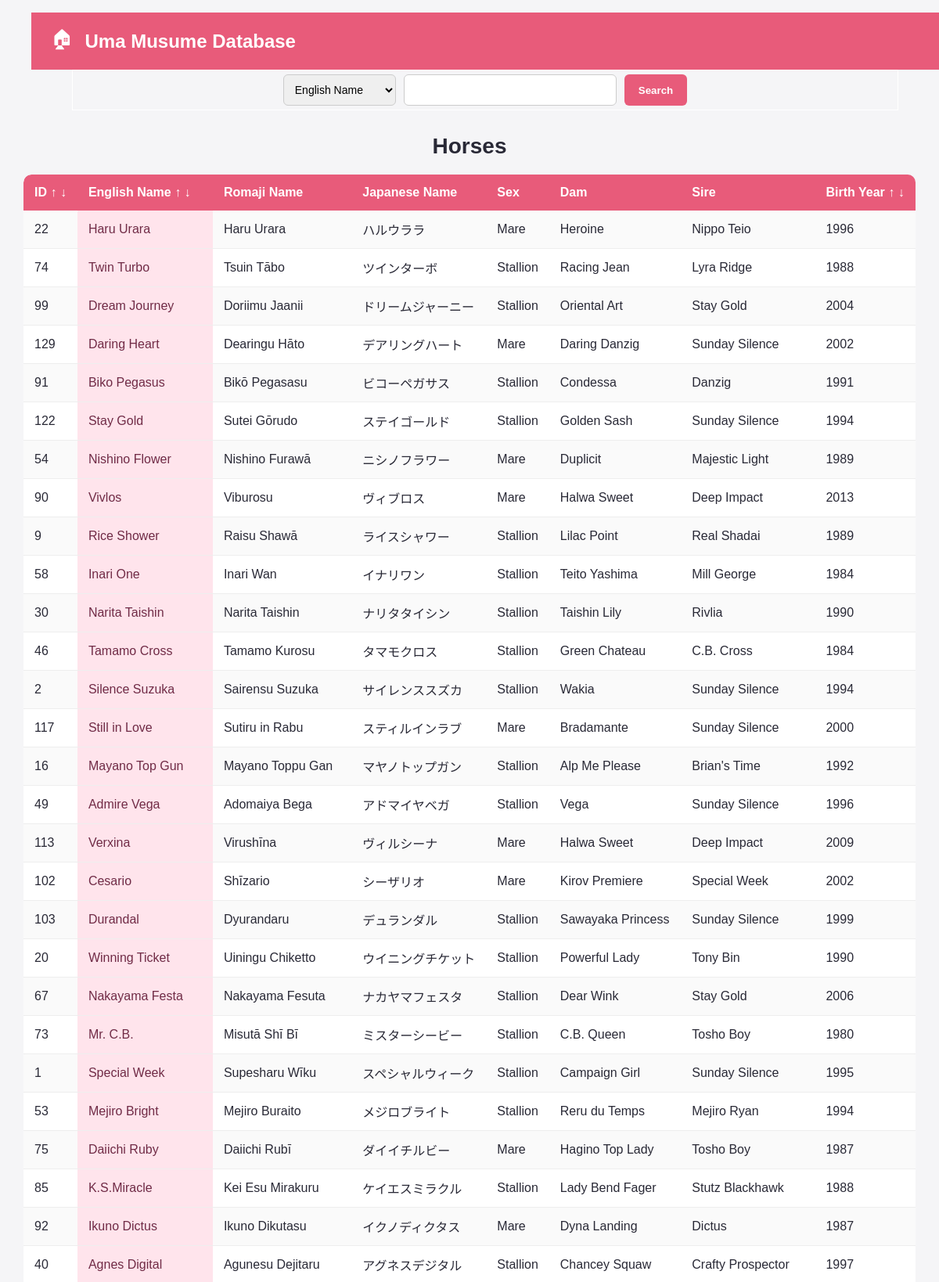
The app's page /sort_horses?column=horse_weight&order=ASC (upper part) with its own data.
### tables this page shows
CREATE TABLE "umamusume"
(
    id                integer
        constraint umamusume_pk
            primary key autoincrement,
    eng_name          text,
    rom_name          text,
    jap_name          text,
    star_rarity       integer,
    voice_actor       text,
    birthday          text,
    height            integer,
    measurements      text,
    character_weight  text,
    shoe_size         text,
    roommate          text,
    emoji             text,
    likes             text,
    dislikes          text,
    ears              text,
    tail              text,
    family            text,
    personal_rule     text,
    background        text,
    secrets           text,
    global_status     boolean,
    strategy_aptitude text,
    distance_aptitude text,
    surface_aptitude  text,
    unique_skill      text,
    alt_outfits       text,
    birth_year        text,
    sex               text,
    dam               text,
    sire              text,
    horse_weight      integer,
    country           text,
    jockey            text,
    owner             text,
    farm              text,
    record            text,
    total_earnings    integer,
    notable_wins      text,
    offspring         integer,
    deceased_status   boolean
);

### app.py (the view)
@app.route('/sort_horses')
def sort_horses():
    column = request.args.get('column', 'eng_name')
    order = request.args.get('order', 'ASC').upper()
    query = "SELECT id, eng_name, rom_name, jap_name, sex, dam, sire, birth_year, horse_weight, country, jockey, owner, farm, record, total_earnings, notable_wins, offspring, deceased_status FROM umamusume ORDER BY " + column + " " + order
    con = create_connection(DATABASE)
    cur = con.cursor()
    cur.execute(query)
    horse_list = cur.fetchall()
    con.close()
    return render_template("horses.html", horses=horse_list)

### app.py (called while the page is built)
def create_connection(db_file):
   try:
       connection = sqlite3.connect(db_file)
       return connection
   except Error as e:
       print(e)
   return None

### templates/horses.html (shortened to what this page needs)
<!DOCTYPE html>
<html lang="en">
<head>
    <link rel="stylesheet" href="/static/css/style.css">
</head>
<body>
<ul>
    <header>
        <a href="/" class="home-button">🏠︎</a>
        <h1>Uma Musume Database</h1>
    </header>
    <form action="/search_horses" method="POST">
    <select name="column">
        <option value="eng_name">English Name</option>
    </select>
        <input type="text" name="search">
        <button type="submit">Search</button>
    </form>
</ul>
<h2>Horses</h2>
<div class="table-container">
    <table>
        <tr>
            <th>
                ID
                <a href="/sort_horses?column=ID&order=ASC">↑</a>
                <a href="/sort_horses?column=ID&order=DESC">↓</a>
            </th>
            <th>
                English Name
                <a href="/sort_horses?column=eng_name&order=ASC">↑</a>
                <a href="/sort_horses?column=eng_name&order=DESC">↓</a>
            </th>
            <th>Romaji Name</th>
            <th>Japanese Name</th>
            <th>Sex</th>
            <th>Dam</th>
            <th>Sire</th>
            <th>
                Birth Year
                <a href="/sort_horses?column=birth_year&order=ASC">↑</a>
                <a href="/sort_horses?column=birth_year&order=DESC">↓</a>
            </th>
        </tr>
        {% for horse in horses %}
        <tr>
            <td>{{ horse[0] }}</td>
            <td>{{ horse[1] }}</td>
            <td>{{ horse[2] }}</td>
            <td>{{ horse[3] }}</td>
            <td>{{ horse[4] }}</td>
            <td>{{ horse[5] }}</td>
            <td>{{ horse[6] }}</td>
            <td>{{ horse[7] }}</td>
        </tr>
        {% endfor %}
    </table>
</div>
</body>
</html>

### static/css/style.css (style rules this page uses)
form { border: 1px solid white; padding: 5px; margin: 5px; }
body { margin: 0; font-family: Arial, sans-serif; background-color: #f5f5f7; color: #292936; }
header { background-color: #e85b7a; padding: 15px 25px; color: white; display: flex; align-items: center; }
header h1 { margin: 0; font-size: 24px; }
.home-button { color: white; text-decoration: none; font-size: 25px; margin-right: 15px; }
h2 { text-align: center; margin: 30px 0 20px; font-size: 28px; }
form { width: 90%; margin: 0 auto 25px; display: flex; justify-content: center; gap: 10px; }
select, input { padding: 10px; border: 1px solid #ccc; border-radius: 6px; font-size: 14px; }
input { width: 250px; }
button { padding: 10px 18px; border: none; border-radius: 6px; background-color: #e85b7a; color: white; cursor: pointer; font-weight: bold; }
table { width: 95%; margin: auto; border-collapse: collapse; background-color: white; box-shadow: 0 4px 15px rgba(0, 0, 0, 0.1); border-radius: 10px; overflow: hidden; }
th { background-color: #e85b7a; color: white; padding: 14px; text-align: left; white-space: nowrap; }
td { padding: 12px 14px; border-bottom: 1px solid #eeeeee; white-space: nowrap; }
tr:nth-child(even) { background-color: #fafafa; }
.table-container { width: 95%; margin: auto; overflow-x: auto; border-radius: 10px; }
th a { color: white; text-decoration: none; }
td:nth-child(2) { position: sticky; left: 0; background-color: #ffe4ec; color: #702b46; z-index: 2; }
th:nth-child(2) { background-color: #e85b7a; color: white; }

### records on screen
umamusume: id "22", eng_name "Haru Urara", rom_name "Haru Urara", jap_name "ハルウララ", sex "Mare", dam "Heroine", sire "Nippo Teio", birth_year "1996"
umamusume: id "74", eng_name "Twin Turbo", rom_name "Tsuin Tābo", jap_name "ツインターボ", sex "Stallion", dam "Racing Jean", sire "Lyra Ridge", birth_year "1988"
umamusume: id "99", eng_name "Dream Journey", rom_name "Doriimu Jaanii", jap_name "ドリームジャーニー", sex "Stallion", dam "Oriental Art", sire "Stay Gold", birth_year "2004"
umamusume: id "129", eng_name "Daring Heart", rom_name "Dearingu Hāto", jap_name "デアリングハート", sex "Mare", dam "Daring Danzig", sire "Sunday Silence", birth_year "2002"
umamusume: id "91", eng_name "Biko Pegasus", rom_name "Bikō Pegasasu", jap_name "ビコーペガサス", sex "Stallion", dam "Condessa", sire "Danzig", birth_year "1991"
umamusume: id "122", eng_name "Stay Gold", rom_name "Sutei Gōrudo", jap_name "ステイゴールド", sex "Stallion", dam "Golden Sash", sire "Sunday Silence", birth_year "1994"
umamusume: id "54", eng_name "Nishino Flower", rom_name "Nishino Furawā", jap_name "ニシノフラワー", sex "Mare", dam "Duplicit", sire "Majestic Light", birth_year "1989"
umamusume: id "90", eng_name "Vivlos", rom_name "Viburosu", jap_name "ヴィブロス", sex "Mare", dam "Halwa Sweet", sire "Deep Impact", birth_year "2013"
umamusume: id "9", eng_name "Rice Shower", rom_name "Raisu Shawā", jap_name "ライスシャワー", sex "Stallion", dam "Lilac Point", sire "Real Shadai", birth_year "1989"
umamusume: id "58", eng_name "Inari One", rom_name "Inari Wan", jap_name "イナリワン", sex "Stallion", dam "Teito Yashima", sire "Mill George", birth_year "1984"
umamusume: id "30", eng_name "Narita Taishin", rom_name "Narita Taishin", jap_name "ナリタタイシン", sex "Stallion", dam "Taishin Lily", sire "Rivlia", birth_year "1990"
umamusume: id "46", eng_name "Tamamo Cross", rom_name "Tamamo Kurosu", jap_name "タマモクロス", sex "Stallion", dam "Green Chateau", sire "C.B. Cross", birth_year "1984"
umamusume: id "2", eng_name "Silence Suzuka", rom_name "Sairensu Suzuka", jap_name "サイレンススズカ", sex "Stallion", dam "Wakia", sire "Sunday Silence", birth_year "1994"
umamusume: id "117", eng_name "Still in Love", rom_name "Sutiru in Rabu", jap_name "スティルインラブ", sex "Mare", dam "Bradamante", sire "Sunday Silence", birth_year "2000"
umamusume: id "16", eng_name "Mayano Top Gun", rom_name "Mayano Toppu Gan", jap_name "マヤノトップガン", sex "Stallion", dam "Alp Me Please", sire "Brian's Time", birth_year "1992"
umamusume: id "49", eng_name "Admire Vega", rom_name "Adomaiya Bega", jap_name "アドマイヤベガ", sex "Stallion", dam "Vega", sire "Sunday Silence", birth_year "1996"
umamusume: id "113", eng_name "Verxina", rom_name "Virushīna", jap_name "ヴィルシーナ", sex "Mare", dam "Halwa Sweet", sire "Deep Impact", birth_year "2009"
umamusume: id "102", eng_name "Cesario", rom_name "Shīzario", jap_name "シーザリオ", sex "Mare", dam "Kirov Premiere", sire "Special Week", birth_year "2002"
umamusume: id "103", eng_name "Durandal", rom_name "Dyurandaru", jap_name "デュランダル", sex "Stallion", dam "Sawayaka Princess", sire "Sunday Silence", birth_year "1999"
umamusume: id "20", eng_name "Winning Ticket", rom_name "Uiningu Chiketto", jap_name "ウイニングチケット", sex "Stallion", dam "Powerful Lady", sire "Tony Bin", birth_year "1990"
umamusume: id "67", eng_name "Nakayama Festa", rom_name "Nakayama Fesuta", jap_name "ナカヤマフェスタ", sex "Stallion", dam "Dear Wink", sire "Stay Gold", birth_year "2006"
umamusume: id "73", eng_name "Mr. C.B.", rom_name "Misutā Shī Bī", jap_name "ミスターシービー", sex "Stallion", dam "C.B. Queen", sire "Tosho Boy", birth_year "1980"
umamusume: id "1", eng_name "Special Week", rom_name "Supesharu Wīku", jap_name "スペシャルウィーク", sex "Stallion", dam "Campaign Girl", sire "Sunday Silence", birth_year "1995"
umamusume: id "53", eng_name "Mejiro Bright", rom_name "Mejiro Buraito", jap_name "メジロブライト", sex "Stallion", dam "Reru du Temps", sire "Mejiro Ryan", birth_year "1994"
umamusume: id "75", eng_name "Daiichi Ruby", rom_name "Daiichi Rubī", jap_name "ダイイチルビー", sex "Mare", dam "Hagino Top Lady", sire "Tosho Boy", birth_year "1987"
umamusume: id "85", eng_name "K.S.Miracle", rom_name "Kei Esu Mirakuru", jap_name "ケイエスミラクル", sex "Stallion", dam "Lady Bend Fager", sire "Stutz Blackhawk", birth_year "1988"
umamusume: id "92", eng_name "Ikuno Dictus", rom_name "Ikuno Dikutasu", jap_name "イクノディクタス", sex "Mare", dam "Dyna Landing", sire "Dictus", birth_year "1987"
umamusume: id "40", eng_name "Agnes Digital", rom_name "Agunesu Dejitaru", jap_name "アグネスデジタル", sex "Stallion", dam "Chancey Squaw", sire "Crafty Prospector", birth_year "1997"
